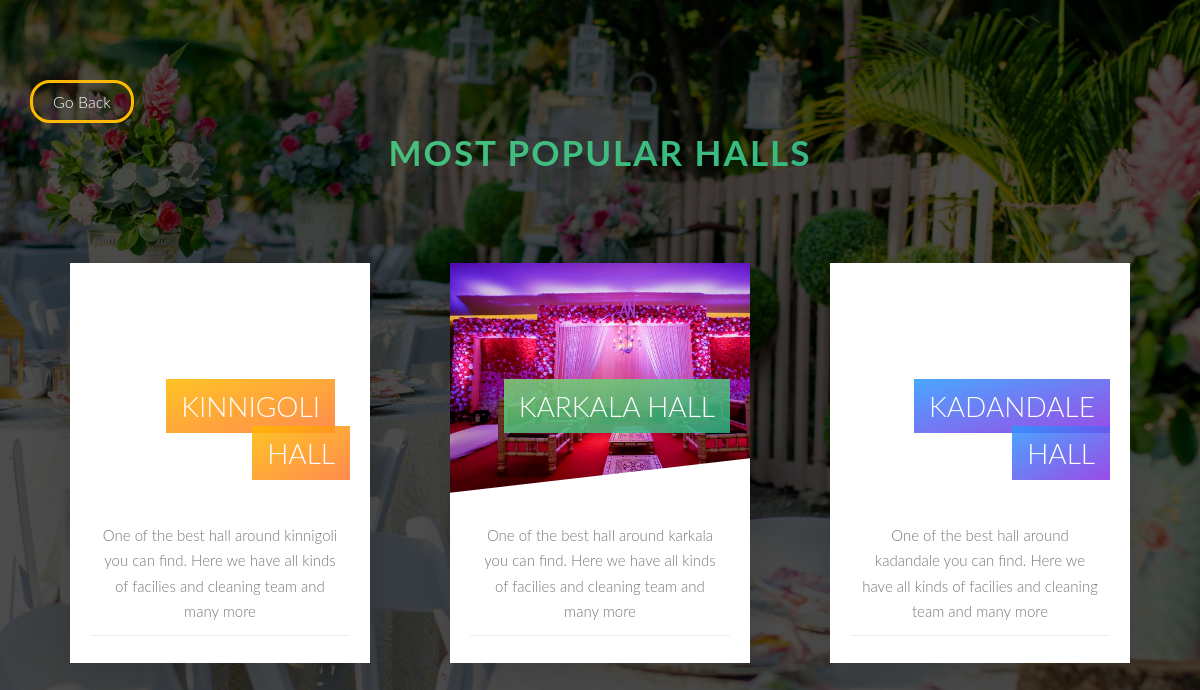
/halls (signed in), run on the app's committed database.
### tables this page shows
CREATE TABLE halls(hall_id INTEGER NOT NULL,hall_name VARCHAR(120),hall_place VARCHAR(50),hall_description VARCHAR(320),hall_image VARCHAR(50),hall_price FLOAT,PRIMARY KEY (hall_id),UNIQUE (hall_name),UNIQUE (hall_image));

### routes/user_routes.py (the view)
@main.route('/halls')
@authenticate
def halls():
    if(g.user):
        halls = db.get_halls()
        print(halls)
        return render_template('halls.html',halls=halls)
    return redirect('/login')

### db/db_handler.py (called while the page is built)
def getData(cur):
    return [i for i in cur]

def getUserById(id):
    result = db.engine.execute("SELECT * FROM users WHERE user_id = ?",(id))
    user = getData(result)
    if(len(user)>0):
        user_ = {
                    'id':user[0][0],
                    'email':user[0][1],
                    'name':user[0][3],
                    'phone':user[0][4],
                    }
        return user_
    return user

def get_halls():
    result = db.engine.execute("SELECT * FROM halls")
    halls_ =  getData(result)
    halls = []
    for hall in halls_:
        halls.append({
            'id':hall[0],
            'name':hall[1],
            'place':hall[2],
            'description':hall[3],
            'image':hall[4],
            'price':hall[5]
            })
    return halls

### templates/halls.html (shortened to what this page needs)
<!DOCTYPE html>
<html lang="en">
<head>
</head>
<body>
    <section class="sectionTours">
        <div><a href="/" class="btn  btn__About btn__Animated__Scale btn__About__1">Go Back</a></div>
        <h2 class="heading__Secondary umargin__Bottom__Big">
        </h2>
        <div class="hall__Container">
            {% set count = namespace(value=1) %}
            {% for hall in halls %}
            <div class="card" id="hall{{hall.id}}">
                <div class="dummy"></div>
                <div class="card__side card__side__front">
                    <div class="card__picture">
                    </div>
                    <h4 class="card__heading">
                        <span class="card__heading__span card__heading__span__{% if count.value == 1 %}orange
                                            {% elif count.value == 2 %}green
                                            {% else %}blue
                                            {% endif %}}
										">{{hall.name}}</span>
                    </h4>
                    <div class="card__details">
                        <p class="details">
                            {{hall.description}}
                        </p>
                    </div>
                </div>
                <div class="
									card__side
									card__side__back
									card__side__back__{% if count.value == 1 %}orange
                                            {% elif count.value == 2 %}green
                                            {% else %}blue
                                            {% endif %}}
								">
                    <div class="card__price">
                        <div class="card__priceBox">
                            <p class="card__pricBox__desc">Only</p>
                            <p class="card__priceBox__value">
                            </p>
                        </div>
                        <a href="/halls/book/{{hall.id}}" class="
											btn btn__Header btn__Animated__Scale
											card__price__btn{% if count.value == 1 %}1
                                            {% elif count.value == 2 %}2
                                            {% else %}3
                                            {% endif %}}
										">Book now!</a>
                        <a href="/halls/about/{{hall.id}}" class="
											btn  btn__About btn__Animated__Scale
											btn__About__{% if count.value == 1 %}1
                                            {% elif count.value == 2 %}2
                                            {% else %}3
                                            {% endif %}}
										">About</a>
                    </div>
                </div>
            </div>
            {% if count.value == 3 %}
            {% set count.value = 0 %}
            {% endif %}
            {% set count.value = count.value + 1 %}
            {% endfor %}
        </div>
    </section>
</body>
</html>

### data on the page
halls: name "KINNIGOLI HALL", description "One of the best hall around kinnigoli you can find. Here we have all kinds of facilies and cleaning team and many more"
halls: name "KARKALA HALL", description "One of the best hall around karkala you can find. Here we have all kinds of facilies and cleaning team and many more"
halls: name "KADANDALE HALL", description "One of the best hall around kadandale you can find. Here we have all kinds of facilies and cleaning team and many more"
